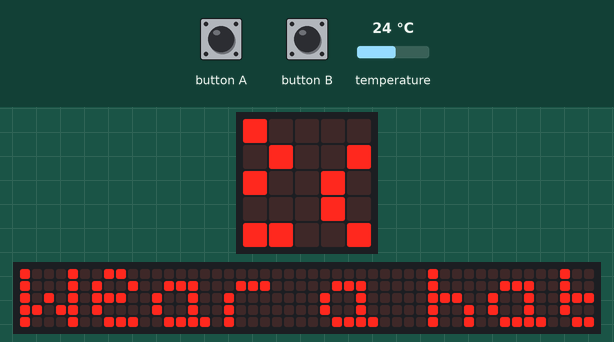
This program was run on a simulated BBC micro:bit running MicroPython. On the bench: the board's 5×5 LED display, a strip that is not on the board, showing the scrolling text unrolled. The test bench sets the inputs (shaded band); at power-on: temperature 24 °C. The 48×5 strip is a reading aid, not a part: it shows the text the display is scrolling, unrolled, one strip-width of it at a time.

Above: at 1.27 s.
1.3 s: temperature set to 21.8 °C
At 6.1 s:
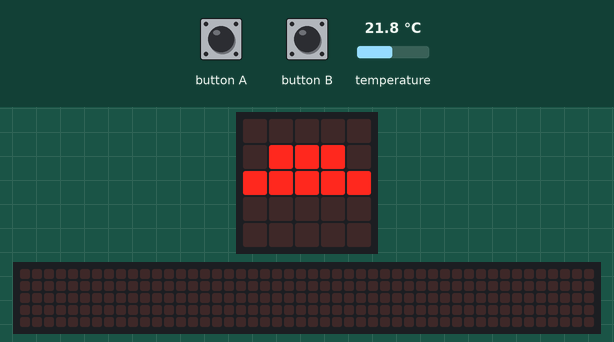
7.7 s: temperature set to 20.3 °C
At 13.06 s:
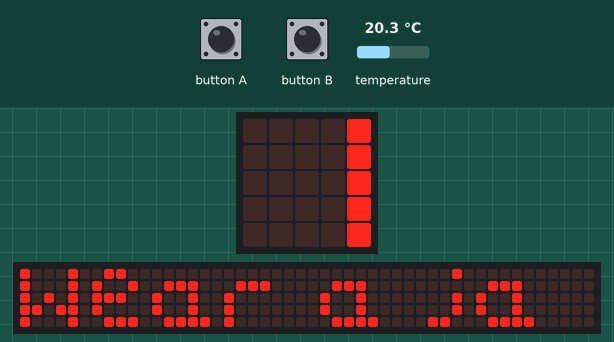
15.5 s: button B pressed for 0.15 s
At 26.8 s:
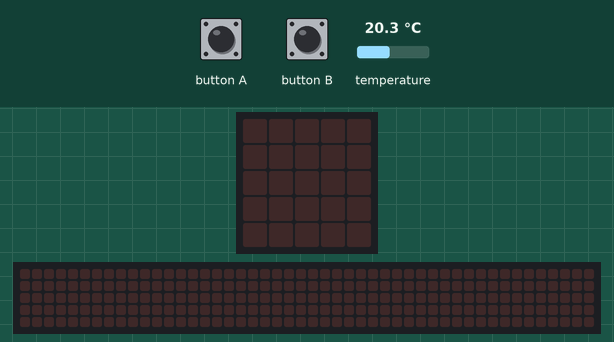

Measured:
- the behaviour switches between 21 and 20.9 °C on temperature (found by bisection; images 1 and 2)
- after the input at 7.7 s, the display: first differs from a run without the input after 5.3 s (image 2)
- after the input at 15.5 s, the display: first differs from a run without the input after 4.5 s (image 3 shows a later state)
- what the display in image 1 shows lasts 1.0 s, from 5.5 s to 6.5 s

The program:

Temp_Sensor_Activity_Micro_bit-main.py
```python
# Imports go at the top
from microbit import *


hat = Image("00000:"
            "09990:"
            "99999:"
            "00000:"
            "00000")

speedos = Image("00000:"
                "00000:"
                "99999:"
                "00900:"
                "00000")

while not button_b.was_pressed():
    if accelerometer.was_gesture("shake"):
        fahrenheit = temperature() * 9 / 5 + 32
        display.scroll(str(fahrenheit) + ".F")
    elif button_a.was_pressed():
        display.scroll(str(temperature()) + ".C")
    if temperature() < 21:
        display.scroll("Wear a jacket", delay=100)
        display.show(Image.UMBRELLA)
    elif temperature() > 30:
        display.scroll("Break out the speedos", delay=100)
        display.show(speedos)
    else:
        display.scroll("Wear a hat", delay=100)
        display.show(hat)
        sleep(1000)
display.scroll("STOPPED") #End the program/loop by pushing button B.
#Push the reset button on the back of your microbit to restart the program.
```
